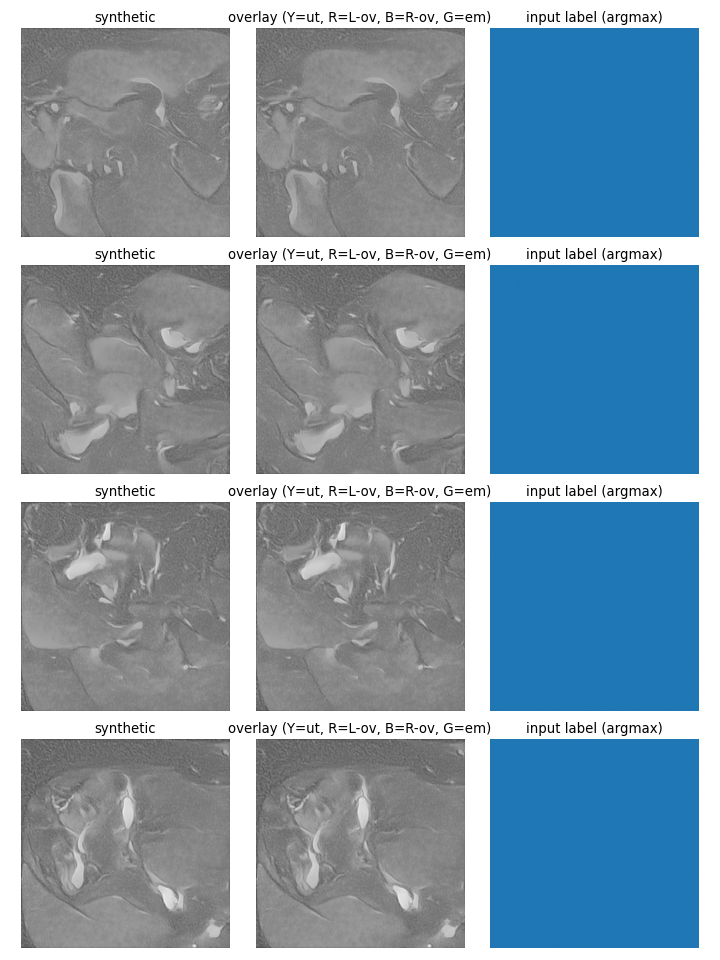
#> input picture 1a/v1_cfg/step_005000.png, 720 x 960 px, found by its file name
$ python make_result_figures.py
#> lines starting #> are read from the running program, lines starting #| are printed output that depends on the picture
"""
High-value results figures:
    fig_quality_heatmatrix.png    — Table 14 as a heat-styled matrix
    fig_dsc_forest.png            — DSC forest plot vs baselines (data-driven)
    fig_exp2_collapse.png         — exp2 synthetic output over training
    fig_tier1_landscape.png       — Tier-1 sweep DSC distribution (best/median/all)
    fig_tier1_metric_vs_dsc_*.png — cheap metric vs DSC scatter, one per target

The tier-1 figures require a per-trial aggregate CSV produced by
    python -m src.analysis.tier1_scatter_metrics_vs_dsc \\
        --sweep-root ... --out-dir figures/tier1_summary
which writes `tier1_all_trials.csv`. If that file isn't present, the tier-1
figures are silently skipped and the older figures are still produced.

Run:  python -m src.RaovSeg_recreation.make_result_figures --root . --out-dir figures
"""
from __future__ import annotations

import argparse
import csv
import json
from pathlib import Path

import matplotlib
matplotlib.use("Agg")
import matplotlib.pyplot as plt
import numpy as np
from PIL import Image

plt.rcParams.update({"savefig.dpi": 150, "savefig.bbox": "tight",
                     "font.family": "DejaVu Sans", "font.size": 11})


def fig_quality_heatmatrix(root: Path, out_dir: Path) -> None:
    rows = {r["variant"]: r for r in csv.DictReader(open(root / "metrics/master_metrics.csv"))}
#> (reads master_metrics.csv from the repository)
    order = ["exp1a_ddpm_concat", "exp1b_ddpm_spade", "exp1c_concat", "exp1c_spade"]
    ylab = {"exp1a_ddpm_concat": "1a concat", "exp1b_ddpm_spade": "1b SPADE",
            "exp1c_concat": "1c concat+PG", "exp1c_spade": "1c SPADE+PG"}
    # (column, label, direction) direction +1 = higher better, -1 = lower better
    metrics = [("CLR_uterus", "CLR\nuterus", 1), ("CLR_ov_L", "CLR\nov_L", 1),
               ("CLR_em", "CLR\nem", 1), ("OSI_max_organ_corr", "OSI\norgan", 1),
               ("fid", "FID", -1), ("hist_kl", "hist_KL", -1), ("lpips_nn_mean", "LPIPS", -1)]

    def val(v, m):
        x = rows[v][m]
        return float(x) if x not in ("", "nan", "NaN") else np.nan

    M = np.array([[val(v, m) for m, _, _ in metrics] for v in order])
    colors = np.full((*M.shape, 4), 0.92)
    cmap = plt.get_cmap("RdYlGn")
    for j, (_, _, d) in enumerate(metrics):
        col = M[:, j] * d
        valid = ~np.isnan(col)
        if valid.sum() > 1:
            lo, hi = np.nanmin(col), np.nanmax(col)
            norm = (col - lo) / (hi - lo + 1e-9)
            for i in range(M.shape[0]):
                colors[i, j] = cmap(norm[i]) if valid[i] else (0.9, 0.9, 0.9, 1)

    fig, ax = plt.subplots(figsize=(1.35 * len(metrics) + 2.4, 0.85 * len(order) + 2.2))
    ax.imshow(colors, aspect="auto")
    ax.set_xticks(range(len(metrics))); ax.set_xticklabels([l for _, l, _ in metrics], fontsize=9.5)
    ax.set_yticks(range(len(order))); ax.set_yticklabels([ylab[v] for v in order], fontsize=10)
    for i in range(M.shape[0]):
        for j in range(M.shape[1]):
            v = M[i, j]
            txt = "n/a" if np.isnan(v) else (f"{v:.0f}" if abs(v) >= 10 else f"{v:.3f}")
            ax.text(j, i, txt, ha="center", va="center", fontsize=9.5, fontweight="bold")
    ax.set_xticks(np.arange(-.5, len(metrics), 1), minor=True)
    ax.set_yticks(np.arange(-.5, len(order), 1), minor=True)
    ax.grid(which="minor", color="white", lw=2.5); ax.tick_params(which="minor", length=0)
    ax.set_title("Generator quality metrics — green = best in column, red = worst\n"
                 "(CLR / OSI: higher is better · FID / hist_KL / LPIPS: lower is better)",
                 fontsize=11, fontweight="bold")
    fig.tight_layout(); fig.savefig(out_dir / "fig_quality_heatmatrix.png"); plt.close(fig)
#> after `fig.tight_layout()`:
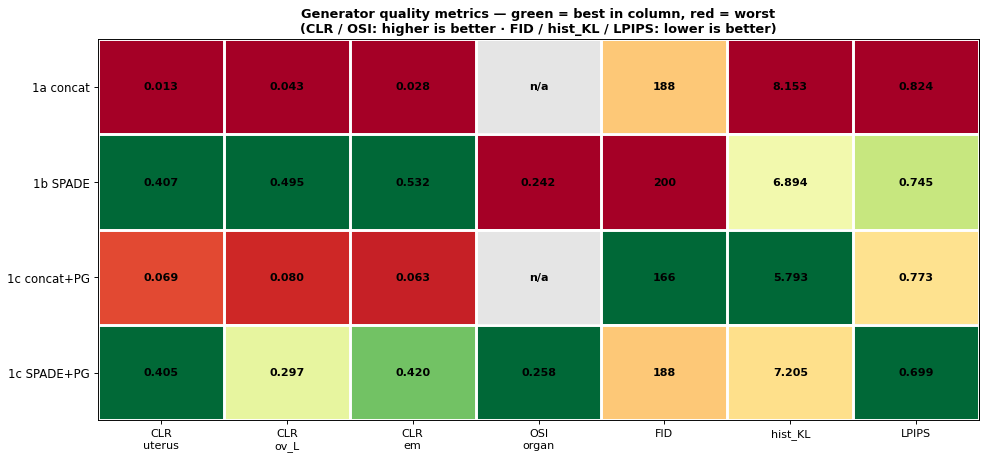
#> figure drawn by matplotlib, 1 panel
    print(f"[saved] {out_dir / 'fig_quality_heatmatrix.png'}")


def _load_dsc_from_summary(root: Path, name: str) -> tuple[float, float] | None:
    """Load (mean, std) across seeds from a metrics/<name>_dsc_summary.json."""
    p = root / "metrics" / f"{name}_dsc_summary.json"
    if not p.exists():
        return None
    try:
        with p.open() as f:
            j = json.load(f)
    except Exception:
        return None
    means = [s["dsc_mean"] for s in j.get("seeds", [])
             if s.get("status") == "ok" and "dsc_mean" in s]
    if not means:
        return None
    return float(np.mean(means)), float(np.std(means))


def _tier1_dsc_rows(root: Path) -> list[tuple[str, float, float, str]]:
    """Return best / median / worst tier-1 trial rows for the DSC forest,
    if the tier1 aggregate CSV exists. Colour = orange (tier1-specific)."""
    csv_path = root / "figures" / "tier1_summary" / "tier1_all_trials.csv"
    if not csv_path.exists():
        return []
    dscs = []
    for r in csv.DictReader(csv_path.open()):
        v = r.get("dsc_ov")
        if v in (None, "", "None"):
            continue
        try:
            dscs.append((r["trial_id"], float(v)))
        except (TypeError, ValueError):
            continue
    if len(dscs) < 3:
        return []
    dscs.sort(key=lambda x: x[1], reverse=True)
    best = dscs[0]
    median = dscs[len(dscs) // 2]
    worst = dscs[-1]
    n = len(dscs)
    return [
        (f"Tier-1 best (trial {best[0]}, of {n})",  best[1],   0.0, "#DD8452"),
        (f"Tier-1 median (of {n})",                 median[1], 0.0, "#DD8452"),
        (f"Tier-1 worst (of {n})",                  worst[1],  0.0, "#DD8452"),
    ]


def fig_dsc_forest(root: Path, out_dir: Path) -> None:
    """DSC forest across experiments. Reads real values from
    metrics/*_dsc_summary.json when present; falls back to hard-coded
    values where JSONs don't exist (e.g., pre-JSON runs)."""
    # (label, name-or-None, fallback_mean, fallback_std, colour)
    candidates = [
        ("Recreation baseline (real-only)", None,        0.220, 0.290, "#404040"),
        ("Phase 1 · v3 SPADE (t=0.26)",     "spade_v3",  0.178, 0.054, "#4C72B0"),
        ("Phase 2 · exp2_pathC",            "exp2_pathC", 0.152, 0.054, "#8172B3"),
        ("Phase 2 · exp2_lam05 (λ=0.05)",   "lam05_pathC", 0.117, 0.112, "#8172B3"),
        ("Phase 1 · v3 concat (t=0.26)",    "concat_v3", 0.053, 0.056, "#C44E52"),
        ("Phase 2 · exp2 (λ=0.01, naive)",  "exp2",       0.020, 0.010, "#8172B3"),
    ]
    data: list[tuple[str, float, float, str]] = []
    for label, name, fm, fs, colour in candidates:
        loaded = _load_dsc_from_summary(root, name) if name else None
        if loaded is not None:
            m, s = loaded
            data.append((label, m, s, colour))
        else:
            data.append((label, fm, fs, colour))

    # Layer tier-1 rows on top if the aggregate exists
    tier1 = _tier1_dsc_rows(root)
    if tier1:
        data = tier1 + data
        print(f"[dsc_forest] added {len(tier1)} tier-1 rows")

    data = data[::-1]
    y = np.arange(len(data))
    fig, ax = plt.subplots(figsize=(9, 0.5 * len(data) + 2.2))
    for yi, (name, m, s, c) in zip(y, data):
        ax.errorbar(m, yi, xerr=s, fmt="o", color=c, ecolor=c, elinewidth=2.2,
                    capsize=4, ms=9, zorder=3)
        ax.text(m, yi + 0.22, f"{m:.3f}", ha="center", fontsize=8.5, color=c)
    ax.axvline(0.290, ls="--", color="#404040", lw=1.5, zorder=1)
    ax.text(0.290, len(data) - 0.35, "paper 0.290", color="#404040", fontsize=9, ha="center")
    ax.axvline(0.220, ls=":", color="#777777", lw=1.4, zorder=1)
    ax.text(0.220, -0.75, "recreation 0.220", color="#777777", fontsize=8.5, ha="center")
    ax.set_yticks(y); ax.set_yticklabels([d[0] for d in data])
    ax.set_xlabel("Ovary DSC (mean ± std across seeds; tier-1 rows show single-trial value)")
    ax.set_xlim(-0.02, 0.56); ax.set_ylim(-1.2, len(data) - 0.3)
    title = "Cross-experiment DSC"
    if tier1:
        title += " — including tier-1 sweep best / median / worst"
    ax.set_title(title)
    ax.spines[["top", "right"]].set_visible(False)
    ax.grid(axis="x", alpha=0.25)
    fig.tight_layout(); fig.savefig(out_dir / "fig_dsc_forest.png"); plt.close(fig)
#> after `fig.tight_layout()`:
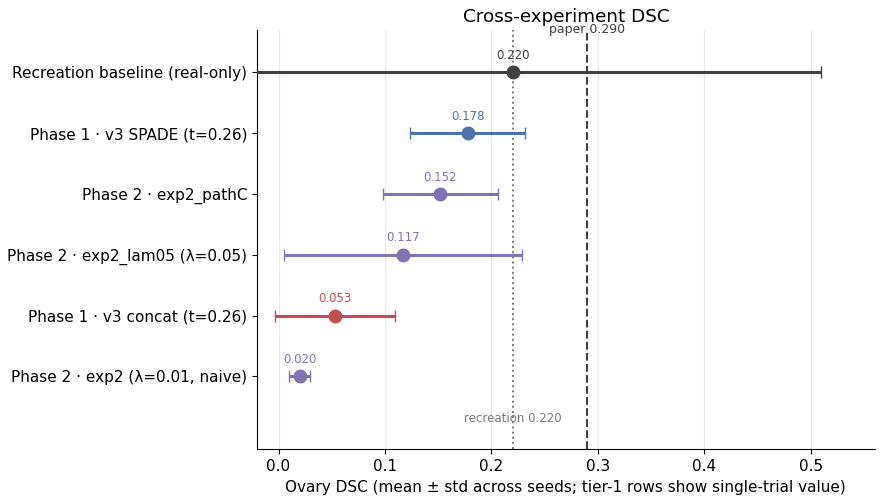
#> figure drawn by matplotlib, 1 panel
    print(f"[saved] {out_dir / 'fig_dsc_forest.png'}")


def _load_tier1_csv(root: Path) -> list[dict] | None:
    """Read the tier-1 aggregate CSV if present. Returns list of row dicts
    with numeric fields converted."""
    p = root / "figures" / "tier1_summary" / "tier1_all_trials.csv"
    if not p.exists():
        return None
    out = []
    for r in csv.DictReader(p.open()):
        row: dict = {}
        for k, v in r.items():
            if v in ("", "None", None):
                row[k] = None
                continue
            try:
                row[k] = float(v)
            except (TypeError, ValueError):
                row[k] = v
        out.append(row)
    return out or None


def fig_tier1_landscape(root: Path, out_dir: Path) -> None:
    """DSC distribution across tier-1 trials + best-vs-worst per-trial box.
    Skipped silently if the tier-1 aggregate CSV isn't present."""
    rows = _load_tier1_csv(root)
    if rows is None:
        print("[skip] fig_tier1_landscape — no tier1_all_trials.csv found")
        return

    dsc_ov = np.array([r["dsc_ov"] for r in rows if r.get("dsc_ov") is not None], float)
    dsc_ut = np.array([r["dsc_ut"] for r in rows if r.get("dsc_ut") is not None], float)
    if dsc_ov.size < 3:
        print(f"[skip] fig_tier1_landscape — only {dsc_ov.size} ov points")
        return

    fig, axes = plt.subplots(1, 2, figsize=(11, 4.4))

    ax = axes[0]
    ax.hist(dsc_ov, bins=20, color="#4C72B0", alpha=0.7,
            edgecolor="white", label=f"OV  (n={dsc_ov.size})")
    if dsc_ut.size >= 3:
        ax.hist(dsc_ut, bins=20, color="#DD8452", alpha=0.6,
                edgecolor="white", label=f"UT  (n={dsc_ut.size})")
    ax.axvline(0.290, ls="--", color="#404040", lw=1.4)
    ax.text(0.290, ax.get_ylim()[1] * 0.9, " paper 0.290", fontsize=9)
    ax.axvline(0.220, ls=":", color="#777777", lw=1.2)
    ax.set_xlabel("DSC")
    ax.set_ylabel("# trials")
    ax.set_title(f"Tier-1 DSC distribution — best OV {dsc_ov.max():.3f}, median {np.median(dsc_ov):.3f}")
    ax.legend(fontsize=9)
    ax.grid(alpha=0.3)

    ax = axes[1]
    if dsc_ut.size >= 3:
        n_paired = min(dsc_ov.size, dsc_ut.size)
        # Align by index (each row from the CSV) so we plot only paired trials
        paired_ov = [r["dsc_ov"] for r in rows if r.get("dsc_ov") is not None and r.get("dsc_ut") is not None]
        paired_ut = [r["dsc_ut"] for r in rows if r.get("dsc_ov") is not None and r.get("dsc_ut") is not None]
        ax.scatter(paired_ov, paired_ut, alpha=0.6, s=32, color="#4C72B0")
        m, b = np.polyfit(paired_ov, paired_ut, 1) if len(paired_ov) >= 2 else (0.0, 0.0)
        xr = np.linspace(min(paired_ov), max(paired_ov), 100)
        ax.plot(xr, m * xr + b, color="#C44E52", ls="--", lw=1.0)
        ax.plot([0, 0.5], [0, 0.5], color="#888", ls=":", lw=0.8)
        ax.set_xlabel("DSC ovary")
        ax.set_ylabel("DSC uterus")
        ax.set_title(f"OV vs UT — n={len(paired_ov)} paired trials")
    else:
        ax.text(0.5, 0.5, "uterus data not present\n(pre-2026-07 tier1 trials)",
                ha="center", va="center", transform=ax.transAxes, color="#888")
        ax.set_axis_off()
    ax.grid(alpha=0.3)

    fig.suptitle("Tier-1 sweep landscape", fontsize=12, fontweight="bold")
    fig.tight_layout(rect=[0, 0, 1, 0.94])
    fig.savefig(out_dir / "fig_tier1_landscape.png"); plt.close(fig)
    print(f"[saved] {out_dir / 'fig_tier1_landscape.png'}")


def fig_tier1_metric_vs_dsc(root: Path, out_dir: Path) -> None:
    """Do the cheap metrics predict downstream DSC? 4-panel scatter per target.
    Silently skipped if tier1_all_trials.csv is missing or too small."""
    rows = _load_tier1_csv(root)
    if rows is None:
        print("[skip] fig_tier1_metric_vs_dsc — no tier1_all_trials.csv found")
        return
    try:
        from scipy.stats import spearmanr
    except ImportError:
        print("[skip] fig_tier1_metric_vs_dsc — scipy not installed")
        return

    for target in ("ov", "ut"):
        dsc_col = f"dsc_{target}"
        dsc = np.array([r.get(dsc_col) for r in rows], dtype=object)
        # Convert to float, keep NaN for None
        dsc = np.array([np.nan if v is None else float(v) for v in dsc], float)
        if np.isfinite(dsc).sum() < 3:
            print(f"[skip] fig_tier1_metric_vs_dsc target={target} (n<3)")
            continue

        others = [
            ("hist_kl",         "intensity-hist KL (real ‖ synth)"),
            ("iscs_composite",  "ISCS composite in-band frac"),
            (f"dsc_{'ut' if target == 'ov' else 'ov'}",
             f"DSC on the other target ({'uterus' if target == 'ov' else 'ovary'})"),
            (f"hd95_{target}",  f"HD95 [mm] on {target}"),
        ]

        fig, axes = plt.subplots(2, 2, figsize=(11, 9))
        for ax, (col, label) in zip(axes.ravel(), others):
            xs = np.array([r.get(col) for r in rows], dtype=object)
            xs = np.array([np.nan if v is None else float(v) for v in xs], float)
            finite = np.isfinite(xs) & np.isfinite(dsc)
            if finite.sum() < 3:
                ax.text(0.5, 0.5, f"insufficient data\nfor {col}", ha="center", va="center",
                        transform=ax.transAxes, color="#888")
                ax.set_title(label, fontsize=10); continue
            r, p = spearmanr(xs[finite], dsc[finite])
            ax.scatter(xs[finite], dsc[finite], alpha=0.7, s=32, color="#4C72B0")
            if finite.sum() >= 3:
                m, b = np.polyfit(xs[finite], dsc[finite], 1)
                xr = np.linspace(xs[finite].min(), xs[finite].max(), 100)
                ax.plot(xr, m * xr + b, color="#C44E52", ls="--", lw=1.0, alpha=0.7)
            ax.set_xlabel(label)
            ax.set_ylabel(f"DSC ({target})")
            ax.set_title(f"ρ = {r:+.3f}  (p = {p:.3g},  n = {int(finite.sum())})", fontsize=10.5)
            ax.grid(alpha=0.3)

        fig.suptitle(f"Do the cheap metrics predict DSC ({target})? — "
                     f"{sum(np.isfinite(dsc))} tier-1 trial×seed combos",
                     fontsize=12, fontweight="bold")
        fig.tight_layout(rect=[0, 0, 1, 0.95])
        out_png = out_dir / f"fig_tier1_metric_vs_dsc_{target}.png"
        fig.savefig(out_png); plt.close(fig)
        print(f"[saved] {out_png}")


def fig_exp2_collapse(root: Path, out_dir: Path) -> None:
    steps = [("5k", "step_005000.png"), ("25k", "step_025000.png"),
             ("50k", "step_050000.png"), ("75k", "step_075000.png"),
             ("100k", "step_100000_final.png")]
    crop = (240, 33, 470, 235)                      # synthetic panel, top row
    have = [(l, f) for l, f in steps if (root / "exp2_samples" / f).exists()]
    if not have:
        print("[skip] exp2_samples frames not found"); return
    fig, axes = plt.subplots(1, len(have), figsize=(2.5 * len(have), 3.1))
    for ax, (lab, f) in zip(np.atleast_1d(axes), have):
        ax.imshow(Image.open(root / "exp2_samples" / f).crop(crop), cmap="gray")
        ax.set_title(f"step {lab}", fontsize=10.5); ax.axis("off")
    fig.suptitle("exp2 (Phase 2) synthetic output over training — it emerges from a gray blob into "
                 "plausible D1-style\nanatomy, but never acquires D2's fat-suppressed T2FS appearance "
                 "(MSE on D1 dominates the weak D2-style adversarial signal)",
                 fontsize=10, fontweight="bold")
    fig.tight_layout(rect=[0, 0, 1, 0.88])
    fig.savefig(out_dir / "fig_exp2_collapse.png"); plt.close(fig)
#> after `fig.savefig(out_dir / 'fig_exp2_collapse.png')`:
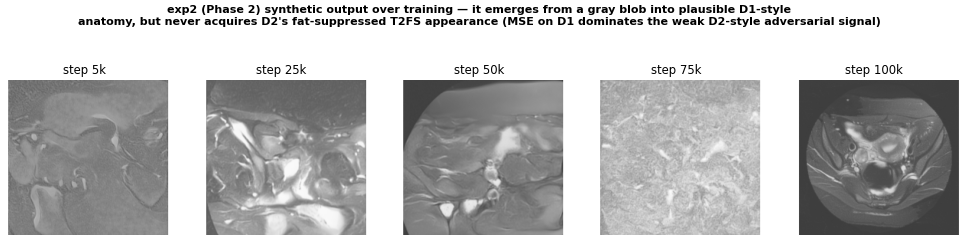
#> figure drawn by matplotlib, 5 panels
    print(f"[saved] {out_dir / 'fig_exp2_collapse.png'}")


def main() -> None:
    ap = argparse.ArgumentParser()
    ap.add_argument("--root", type=Path, default=Path("."))
    ap.add_argument("--out-dir", type=Path, default=Path("figures"))
    args = ap.parse_args()
    args.out_dir.mkdir(parents=True, exist_ok=True)
    fig_quality_heatmatrix(args.root, args.out_dir)
    fig_dsc_forest(args.root, args.out_dir)
    fig_exp2_collapse(args.root, args.out_dir)
    # Tier-1 figures — skipped silently if the aggregate CSV isn't present.
    fig_tier1_landscape(args.root, args.out_dir)
    fig_tier1_metric_vs_dsc(args.root, args.out_dir)


if __name__ == "__main__":
    main()
